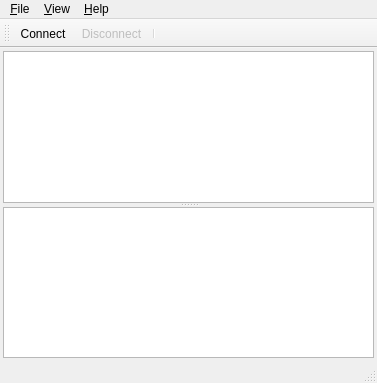
<?xml version="1.0" encoding="UTF-8"?>
<ui version="4.0">
 <class>MainWindow</class>
 <widget class="QMainWindow" name="MainWindow">
  <property name="geometry">
   <rect>
    <x>0</x>
    <y>0</y>
    <width>377</width>
    <height>383</height>
   </rect>
  </property>
  <property name="windowTitle">
   <string>Ultraterm</string>
  </property>
  <widget class="QWidget" name="centralWidget">
   <property name="sizePolicy">
    <sizepolicy hsizetype="Maximum" vsizetype="Expanding">
     <horstretch>0</horstretch>
     <verstretch>0</verstretch>
    </sizepolicy>
   </property>
   <property name="maximumSize">
    <size>
     <width>16777215</width>
     <height>16777215</height>
    </size>
   </property>
   <layout class="QHBoxLayout" name="horizontalLayout">
    <property name="spacing">
     <number>3</number>
    </property>
    <property name="leftMargin">
     <number>3</number>
    </property>
    <property name="topMargin">
     <number>3</number>
    </property>
    <property name="rightMargin">
     <number>3</number>
    </property>
    <property name="bottomMargin">
     <number>3</number>
    </property>
    <item>
     <widget class="QSplitter" name="splitter">
      <property name="sizePolicy">
       <sizepolicy hsizetype="Expanding" vsizetype="Expanding">
        <horstretch>0</horstretch>
        <verstretch>0</verstretch>
       </sizepolicy>
      </property>
      <property name="frameShadow">
       <enum>QFrame::Sunken</enum>
      </property>
      <property name="orientation">
       <enum>Qt::Vertical</enum>
      </property>
      <widget class="QPlainTextEdit" name="pltxOutput">
       <property name="sizePolicy">
        <sizepolicy hsizetype="Maximum" vsizetype="Expanding">
         <horstretch>0</horstretch>
         <verstretch>0</verstretch>
        </sizepolicy>
       </property>
       <property name="readOnly">
        <bool>true</bool>
       </property>
       <property name="textInteractionFlags">
        <set>Qt::TextSelectableByKeyboard|Qt::TextSelectableByMouse</set>
       </property>
      </widget>
      <widget class="QPlainTextEdit" name="pltxInput">
       <property name="sizePolicy">
        <sizepolicy hsizetype="Maximum" vsizetype="Preferred">
         <horstretch>0</horstretch>
         <verstretch>0</verstretch>
        </sizepolicy>
       </property>
      </widget>
     </widget>
    </item>
   </layout>
  </widget>
  <widget class="QMenuBar" name="menuBar">
   <property name="geometry">
    <rect>
     <x>0</x>
     <y>0</y>
     <width>377</width>
     <height>26</height>
    </rect>
   </property>
   <property name="contextMenuPolicy">
    <enum>Qt::PreventContextMenu</enum>
   </property>
   <widget class="QMenu" name="menuFile">
    <property name="title">
     <string>&amp;File</string>
    </property>
    <addaction name="actionConnect"/>
    <addaction name="actionDisconnect"/>
    <addaction name="separator"/>
    <addaction name="actionSaveAs"/>
    <addaction name="separator"/>
    <addaction name="actionExit"/>
   </widget>
   <widget class="QMenu" name="menuView">
    <property name="title">
     <string>&amp;View</string>
    </property>
    <addaction name="actionClearOutput"/>
    <addaction name="actionAutoscroll"/>
    <addaction name="separator"/>
    <addaction name="actionConnectToolbar"/>
    <addaction name="actionInputArea"/>
   </widget>
   <widget class="QMenu" name="menuHelp">
    <property name="title">
     <string>&amp;Help</string>
    </property>
    <addaction name="actionAbout"/>
    <addaction name="actionAboutQt"/>
   </widget>
   <addaction name="menuFile"/>
   <addaction name="menuView"/>
   <addaction name="menuHelp"/>
  </widget>
  <widget class="QToolBar" name="connectToolBar">
   <property name="contextMenuPolicy">
    <enum>Qt::PreventContextMenu</enum>
   </property>
   <property name="allowedAreas">
    <set>Qt::BottomToolBarArea|Qt::TopToolBarArea</set>
   </property>
   <attribute name="toolBarArea">
    <enum>TopToolBarArea</enum>
   </attribute>
   <attribute name="toolBarBreak">
    <bool>false</bool>
   </attribute>
   <addaction name="actionConnect"/>
   <addaction name="actionDisconnect"/>
   <addaction name="separator"/>
  </widget>
  <widget class="QStatusBar" name="statusBar"/>
  <action name="actionConnect">
   <property name="icon">
    <iconset resource="icons.qrc">
     <normaloff>:/menu/icons/icons8-play-100.png</normaloff>:/menu/icons/icons8-play-100.png</iconset>
   </property>
   <property name="text">
    <string>Connect</string>
   </property>
   <property name="shortcut">
    <string>F2</string>
   </property>
   <property name="menuRole">
    <enum>QAction::TextHeuristicRole</enum>
   </property>
  </action>
  <action name="actionDisconnect">
   <property name="enabled">
    <bool>false</bool>
   </property>
   <property name="icon">
    <iconset resource="icons.qrc">
     <normaloff>:/menu/icons/icons8-stop-100.png</normaloff>:/menu/icons/icons8-stop-100.png</iconset>
   </property>
   <property name="text">
    <string>Disconnect</string>
   </property>
   <property name="shortcut">
    <string>F3</string>
   </property>
  </action>
  <action name="actionExit">
   <property name="text">
    <string>Exit</string>
   </property>
   <property name="shortcutContext">
    <enum>Qt::WidgetShortcut</enum>
   </property>
   <property name="menuRole">
    <enum>QAction::QuitRole</enum>
   </property>
  </action>
  <action name="actionClearOutput">
   <property name="checkable">
    <bool>false</bool>
   </property>
   <property name="checked">
    <bool>false</bool>
   </property>
   <property name="text">
    <string>Clear output</string>
   </property>
   <property name="shortcut">
    <string>Ctrl+L</string>
   </property>
  </action>
  <action name="actionAutoscroll">
   <property name="text">
    <string>Autoscroll</string>
   </property>
  </action>
  <action name="actionAbout">
   <property name="text">
    <string>About Ultraterm</string>
   </property>
  </action>
  <action name="actionAboutQt">
   <property name="text">
    <string>About Qt</string>
   </property>
  </action>
  <action name="actionConnectToolbar">
   <property name="checkable">
    <bool>true</bool>
   </property>
   <property name="checked">
    <bool>true</bool>
   </property>
   <property name="text">
    <string>Connect toolbar</string>
   </property>
  </action>
  <action name="actionInputArea">
   <property name="checkable">
    <bool>true</bool>
   </property>
   <property name="checked">
    <bool>true</bool>
   </property>
   <property name="text">
    <string>Input area</string>
   </property>
  </action>
  <action name="actionSaveAs">
   <property name="text">
    <string>Save as...</string>
   </property>
   <property name="shortcut">
    <string>Ctrl+S</string>
   </property>
  </action>
 </widget>
 <layoutdefault spacing="6" margin="11"/>
 <resources>
  <include location="icons.qrc"/>
 </resources>
 <connections/>
</ui>
